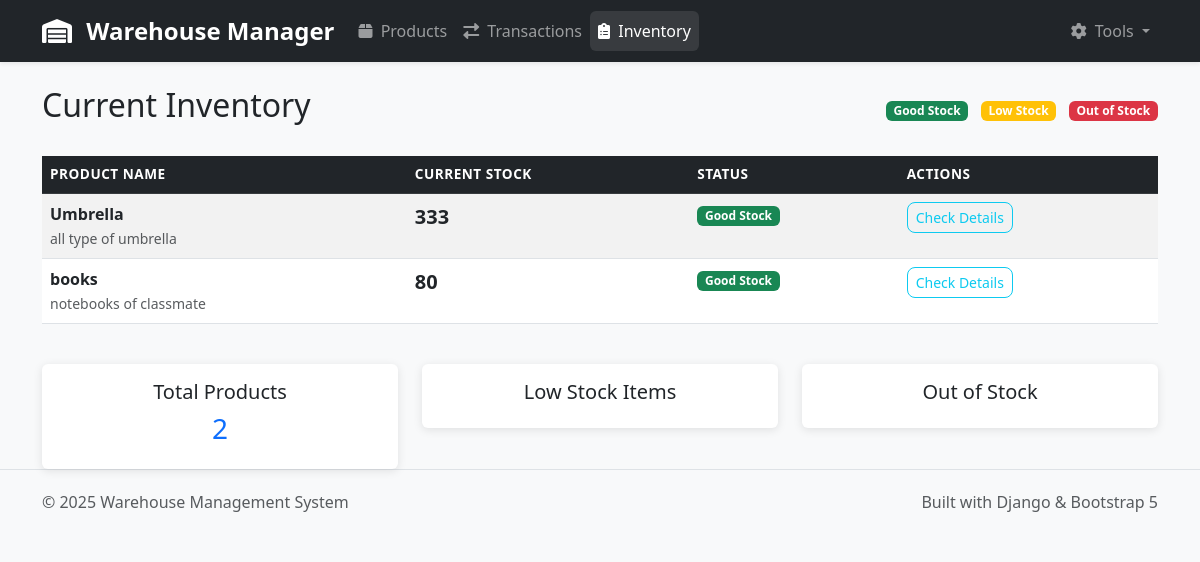
Screenshot of /inventory/ with the database file from the repository.
### stock_management/models.py (models this page shows, shortened)
class ProdMast(models.Model):
    prod_name = models.CharField(max_length=100, unique=True, help_text="Product name must be unique")
    prod_desc = models.TextField(blank=True, help_text="Optional product description")
    created_at = models.DateTimeField(auto_now_add=True)
    updated_at = models.DateTimeField(auto_now=True)
    is_active = models.BooleanField(default=True, help_text="Set to false to deactivate product")
    class Meta:
        verbose_name = "Product Master"
        verbose_name_plural = "Product Masters"
        ordering = ['prod_name']

### stock_management/views.py (the view)
# urls.py: path('inventory/', views.inventory_view, name="inventory_view"),
def inventory_view(request):
    inventory = defaultdict(int)
    details = StockDetail.objects.select_related('transaction', 'product')
    for detail in details:
        qty = detail.quantity
        if detail.transaction.transaction_type == 'OUT':
            qty = -qty
        inventory[detail.product] += qty
    inventory_list = []
    for product, quantity in inventory.items():
        status = 'good'
        if quantity <= 0:
            status = 'out_of_stock'
        elif quantity <= 10:  # Low stock threshold
            status = 'low_stock'
        inventory_list.append({
            'product': product,
            'quantity': quantity,
            'status': status
        })
    inventory_list.sort(key=lambda x: x['product'].prod_name)
    return render(request, 'stock_management/inventory.html', {
        'inventory_list': inventory_list
    })

### stock_management/templates/stock_management/inventory.html (shortened to what this page needs)
{% extends 'stock_management/index.html' %}
{% block content %}
<div class="d-flex justify-content-between align-items-center mb-4">
    <h2>Current Inventory</h2>
    <div>
        <span class="badge bg-success me-2">Good Stock</span>
        <span class="badge bg-warning me-2">Low Stock</span>
        <span class="badge bg-danger">Out of Stock</span>
    </div>
</div>
{% if inventory_list %}
<div class="table-responsive">
    <table class="table table-striped table-hover">
        <thead class="table-dark">
            <tr>
                <th>Product Name</th>
                <th>Current Stock</th>
                <th>Status</th>
                <th>Actions</th>
            </tr>
        </thead>
        <tbody>
            {% for item in inventory_list %}
            <tr class="{% if item.status == 'out_of_stock' %}table-danger{% elif item.status == 'low_stock' %}table-warning{% endif %}">
                <td>
                    <strong>{{ item.product.prod_name }}</strong>
                    {% if item.product.prod_desc %}
                        <br><small class="text-muted">{{ item.product.prod_desc|truncatewords:10 }}</small>
                    {% endif %}
                </td>
                <td>
                    <span class="fs-5 fw-bold">{{ item.quantity }}</span>
                </td>
                <td>
                    {% if item.status == 'good' %}
                        <span class="badge bg-success">Good Stock</span>
                    {% elif item.status == 'low_stock' %}
                        <span class="badge bg-warning">Low Stock</span>
                    {% else %}
                        <span class="badge bg-danger">Out of Stock</span>
                    {% endif %}
                </td>
                <td>
                    <button class="btn btn-sm btn-outline-info" onclick="checkStock({{ item.product.id }})">
                        Check Details
                    </button>
                </td>
            </tr>
            {% endfor %}
        </tbody>
    </table>
</div>
<div class="mt-4">
    <div class="row">
        <div class="col-md-4">
            <div class="card text-center">
                <div class="card-body">
                    <h5 class="card-title">Total Products</h5>
                    <h3 class="text-primary">{{ inventory_list|length }}</h3>
                </div>
            </div>
        </div>
        <div class="col-md-4">
            <div class="card text-center">
                <div class="card-body">
                    <h5 class="card-title">Low Stock Items</h5>
                </div>
            </div>
        </div>
        <div class="col-md-4">
            <div class="card text-center">
                <div class="card-body">
                    <h5 class="card-title">Out of Stock</h5>
                </div>
            </div>
        </div>
    </div>
</div>
{% endif %}
{% endblock %}

### stock_management/templates/stock_management/index.html (style rules this page uses)
.card { border: none; box-shadow: 0 2px 10px rgba(0,0,0,0.1); transition: transform 0.3s ease; }
.table th { border-top: none; font-weight: 600; text-transform: uppercase; font-size: 0.85rem; letter-spacing: 0.5px; }
.btn { border-radius: 8px; font-weight: 500; }
.badge { font-size: 0.75em; }

### rows the page displays
ProdMast: product.prod_name "Umbrella", product.prod_desc "all type of umbrella", quantity "333"
ProdMast: product.prod_name "books", product.prod_desc "notebooks of classmate", quantity "80"

### other values shown
{{ inventory_list|length }} "2"
